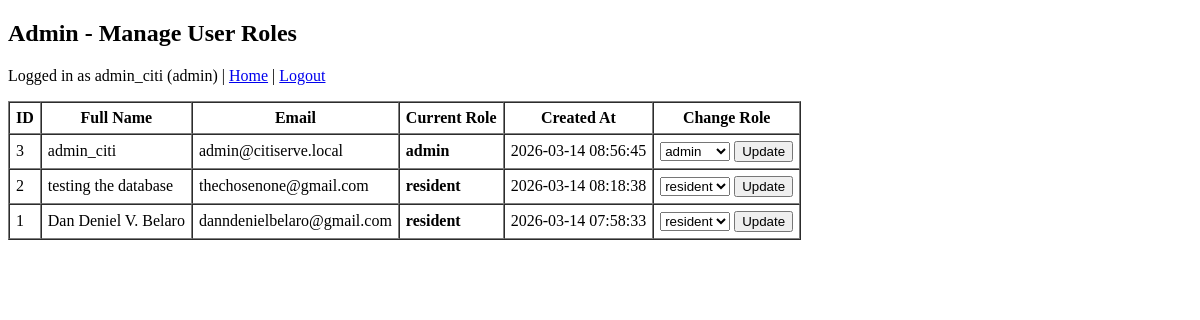
Page /public/admin/users.php (signed in) on the earlier database version.
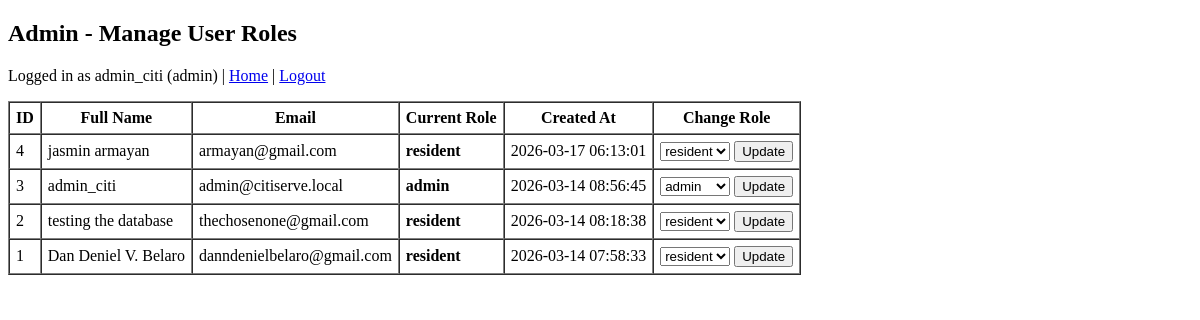
Same page on the later database version.
### tables this page shows
CREATE TABLE `users` (
  `id` int(10) UNSIGNED NOT NULL,
  `full_name` varchar(100) NOT NULL,
  `email` varchar(100) NOT NULL,
  `password_hash` varchar(255) NOT NULL,
  `role` enum('resident','staff','admin') NOT NULL DEFAULT 'resident',
  `address` text DEFAULT NULL,
  `contact_number` varchar(20) DEFAULT NULL,
  `created_at` timestamp NULL DEFAULT current_timestamp(),
  `updated_at` timestamp NULL DEFAULT current_timestamp() ON UPDATE current_timestamp()
);

### public/admin/users.php (the view, shortened to what the changed rows need)
<?php
$db = Database::getInstance()->getConnection();
$allowedRoles = ['resident', 'staff', 'admin'];
$users = $db->query("
    SELECT id, full_name, email, role, created_at
    FROM users
    ORDER BY created_at DESC
")->fetchAll();
?>
<!doctype html>
<html>
<head>
</head>
<body>
    <h2>Admin - Manage User Roles</h2>
    <?php if (empty($users)): ?>
        <p>No users found.</p>
    <?php else: ?>
        <table border="1" cellpadding="6" cellspacing="0">
            <tr>
                <th>ID</th>
                <th>Full Name</th>
                <th>Email</th>
                <th>Current Role</th>
                <th>Created At</th>
                <th>Change Role</th>
            </tr>
            <?php foreach ($users as $u): ?>
                <tr>
                    <td><?= (int)$u['id'] ?></td>
                    <td><?= htmlspecialchars($u['full_name']) ?></td>
                    <td><?= htmlspecialchars($u['email']) ?></td>
                    <td><strong><?= htmlspecialchars($u['role']) ?></strong></td>
                    <td><?= htmlspecialchars($u['created_at']) ?></td>
                    <td>
                        <form method="post" style="margin:0;">
                            <select name="new_role">
                                <?php foreach ($allowedRoles as $role): ?>
                                    <?php
                                    $isSelected = '';
                                    if ($role === $u['role']) {
                                        $isSelected = 'selected';
                                    }
                                    ?>
                                    <option value="<?= htmlspecialchars($role) ?>" <?= $isSelected ?>>
                                        <?= htmlspecialchars($role) ?>
                                    </option>
                                <?php endforeach; ?>
                            </select>
                            <button type="submit">Update</button>
                        </form>
                    </td>
                </tr>
            <?php endforeach; ?>
        </table>
    <?php endif; ?>
</body>
</html>

Differences in the rows shown:
added users: id "4", full_name "jasmin armayan", email "armayan@gmail.com", role "resident", created_at "2026-03-17 06:13:01"
